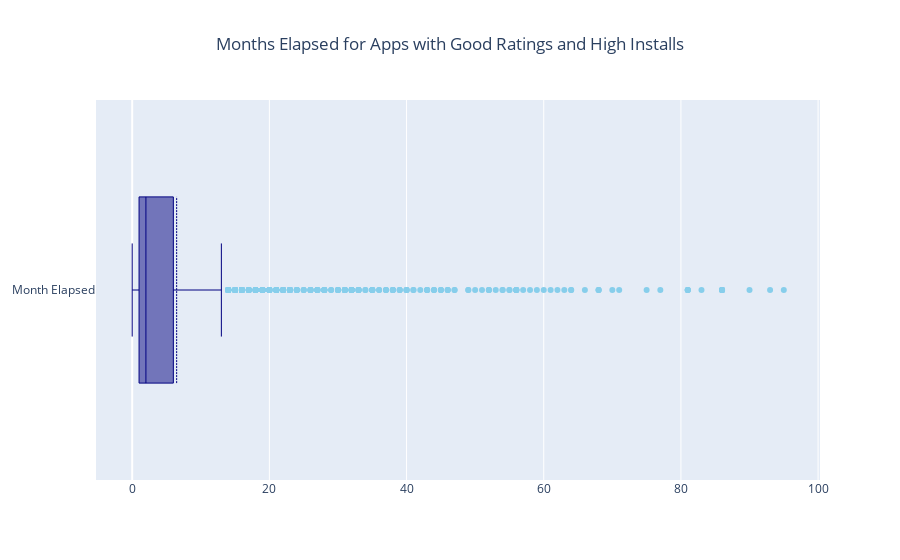

Write notebook code for a chart like this one.
### Code cell
# Create the same boxplot with plotly to get the mean and median visualised in a clearer manner
trace0 = go.Box(x = goodratings_installs['Months Elapsed'], 
                name = 'Month Elapsed',
                
                boxmean = True,     # Include mean in boxplot
                marker = dict(color = 'skyblue'),
                
                line = dict(color = 'navy', 
                            width = 1) ,
               )

layout = go.Layout(autosize=True,
                       
                   title = 'Months Elapsed for Apps with Good Ratings and High Installs', 
                   title_x = 0.5
                      )         # To set the title and place the title in the center of the graph

fig = go.Figure(data=trace0, layout=layout)
plt.figure (figsize = (10,5)) # adjust figure size
offline.iplot(fig) # for figure to show in Jupyter notebook
offline.plot(fig) # to save figure as a separate file

### Figure 1 — Plotly figure (JSON) as saved in the notebook; plotly's stock layout.template omitted (floating-point values rounded to 4 significant figures; data arrays with more than 128 entries replaced by an {"elided": "..."} marker saying what was removed)
{"data": [{"boxmean": true, "line": {"color": "navy", "width": 1}, "marker": {"color": "skyblue"}, "name": "Month Elapsed", "type": "box", "x": {"elided": "2522 int values"}}], "layout": {"autosize": true, "title": {"text": "Months Elapsed for Apps with Good Ratings and High Installs", "x": 0.5}}}
